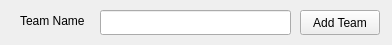
<?xml version="1.0" encoding="UTF-8"?>
<ui version="4.0">
 <class>AddTeam</class>
 <widget class="QWidget" name="AddTeam">
  <property name="geometry">
   <rect>
    <x>0</x>
    <y>0</y>
    <width>392</width>
    <height>45</height>
   </rect>
  </property>
  <property name="windowTitle">
   <string>Form</string>
  </property>
  <widget class="QPushButton" name="addButton">
   <property name="geometry">
    <rect>
     <x>300</x>
     <y>10</y>
     <width>80</width>
     <height>25</height>
    </rect>
   </property>
   <property name="text">
    <string>Add Team</string>
   </property>
  </widget>
  <widget class="QLabel" name="label">
   <property name="geometry">
    <rect>
     <x>20</x>
     <y>10</y>
     <width>81</width>
     <height>21</height>
    </rect>
   </property>
   <property name="text">
    <string>Team Name</string>
   </property>
  </widget>
  <widget class="QLineEdit" name="team_name">
   <property name="geometry">
    <rect>
     <x>100</x>
     <y>10</y>
     <width>191</width>
     <height>25</height>
    </rect>
   </property>
  </widget>
 </widget>
 <resources/>
 <connections/>
</ui>
